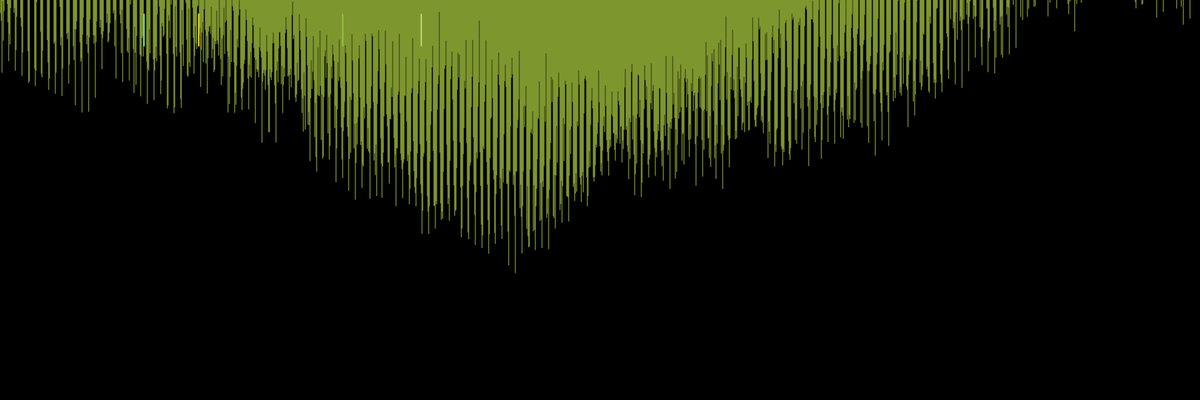
Frame 1 (no input)
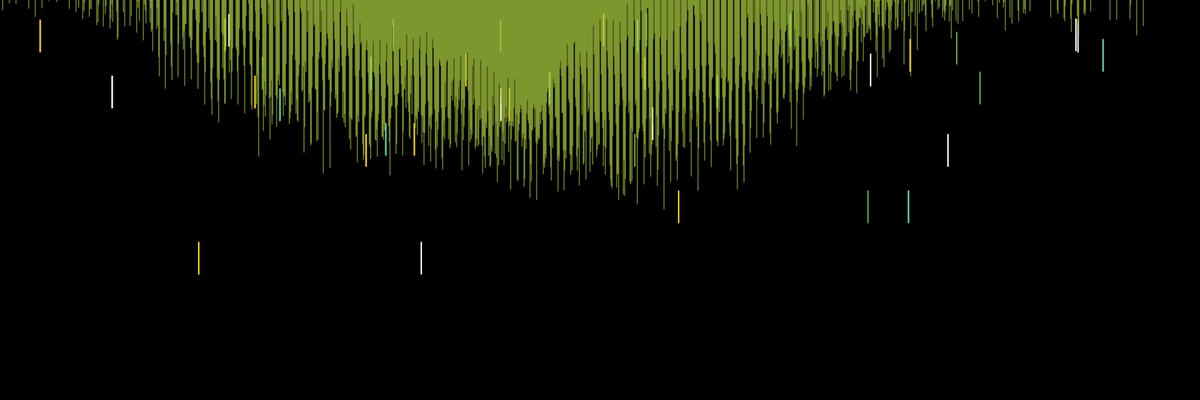
Frame 60 (no input)
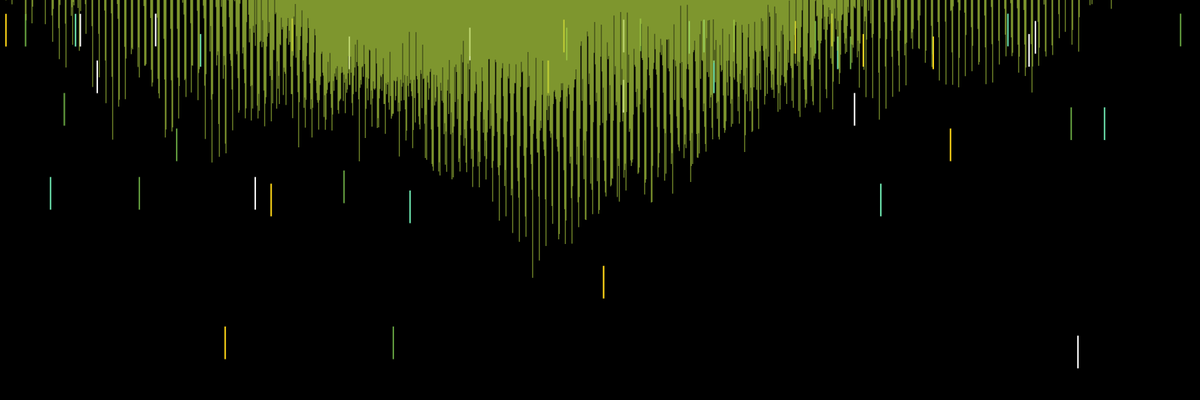
Frame 120 (the mouse pressed at the canvas centre since frame 60)

The p5.js sketch that drew these frames (run headless with seeded random() and noise() and a simulated clock; from frame 60 on, the mouse is pressed at the canvas centre):

// p5.js sketch
// ── sketch.js
//click to generate small creatures

let fly = [];
let drops=[]
let Start = 0;
let INC = 0.25;
let XOFF = 0;

// let timer = 0;
// let start = false;


function setup() {
  createCanvas(1800, 600);
}

function draw() {
  background(0);
  
  let r=random(0,100)
  if(r>70){
  drops.push(new Drop(random(-200,width+400),"#fdd417"))
  drops.push(new Drop(random(-200,width+400),"#ffffff"))
  drops.push(new Drop(random(-200,width+400),"#639e3f"))
  drops.push(new Drop(random(-200,width+400),"#6adfab"))
  }
 
  // while (drops.length > 30) {
  //   drops.splice(0, 1); // (index, howMany)
  // }
  //while?if?
    
    
  for (let i=0;i<drops.length;i++)  {
    let d=drops[i];
    if (d.lifespan>0){
      d.display()
      d.update()
      d.fallGround()
    }
  }

  wave();

  for (let i = 0; i < fly.length; i++) {
    let f = fly[i];
    fill(255);
    if (f.lifespan > 0) {
      f.display();
      f.update();
      f.around();
    }
  } 
  fill(255)
}

function mousePressed() {
  originY = mouseY;
  fly.push(new Fly(mouseX, mouseY));
}

function wave() {
  push();
  translate(0, sin(frameCount * 0.08) * 40 - 90);
  XOFF = Start;
  for (let i = 0; i < 10; i++) {
    noStroke();

    for (let x = i; x < width + 130; x = x + 10) {
      this.y =
        map(noise(XOFF * 0.7 * (i * 0.2 + 1) + i), 0, 1, -140, 90) +
        map(sin(XOFF * 0.4), -1, 1, 0, 90);
      push();
      translate(0, sin(frameCount * 0.08 + i * 0.5) * 80);
      rectMode(CENTER);
      fill("#a7c83f");
      rect(
        x,
        this.y + map(dist(x, 0, width / 2 - 100, 0), 210, 0, -10, 70),
        1,
        map(noise(XOFF + 0.5), 0, 1, 170, 150) + random(-20, 5) + 350
      );

      pop();
      XOFF += INC;
    }
  }
  Start += 0.03;
  pop(0);
}

// ── class.js
class Fly {
  constructor(x, y) {
    this.pos=createVector(x,y)
    this.vel=createVector(random(-2,5),0)
    this.lifespan=random(50,80)
  }
  display() {
    
    
    push()
    stroke(255)
    translate(this.pos.x,this.pos.y)
    push()
    strokeWeight(4)
    rotate(map(sin(frameCount*0.8),-1,1,-PI/6-0.5,PI/6+0.5))
    line(0,0,15,0)
    pop()
    push()
    strokeWeight(2)
    rotate(map(sin(frameCount*0.8),-1,1,7*PI/6+0.5,5*PI/6-0.5))
    line(0,0,15,0)
    pop()
    pop()
  }

  update() {
    this.pos.add(this.vel);
    this.lifespan--;
  }

  around() {
    let accy = createVector(random(-0.05,-0.2),sin(frameCount*0.2)*0.7);
    this.vel.add(accy);
}
}


class Drop {
  constructor(x,Color) {
    this.pos=createVector(x,20)
    this.vel=createVector(0,0)
   this.lifespan=random(5,90)
    this.Color=Color
  }
  display() {
    fill(this.Color)
    rect(this.pos.x,this.pos.y,3,50) 
  }
  update() {
    this.pos.add(this.vel);
    this.lifespan--;
  }

  fallGround() {
    let accy = createVector(0,0.2);
    this.vel.add(accy);
}
}
